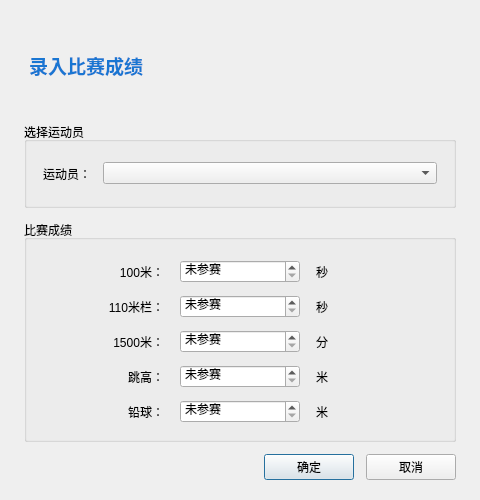
<?xml version="1.0" encoding="UTF-8"?>
<ui version="4.0">
 <class>ResultInputDialog</class>
 <widget class="QDialog" name="ResultInputDialog">
  <property name="geometry">
   <rect>
    <x>0</x>
    <y>0</y>
    <width>480</width>
    <height>500</height>
   </rect>
  </property>
  <property name="windowTitle">
   <string>成绩录入</string>
  </property>
  <layout class="QVBoxLayout" name="verticalLayout">
   <property name="spacing">
    <number>12</number>
   </property>
   <property name="leftMargin">
    <number>24</number>
   </property>
   <property name="topMargin">
    <number>24</number>
   </property>
   <property name="rightMargin">
    <number>24</number>
   </property>
   <property name="bottomMargin">
    <number>20</number>
   </property>
   <item>
    <widget class="QLabel" name="dialogTitle">
     <property name="text">
      <string>录入比赛成绩</string>
     </property>
     <property name="styleSheet">
      <string notr="true">font-size: 14pt; font-weight: bold; color: #1976D2; padding-bottom: 4px;</string>
     </property>
    </widget>
   </item>
   <item>
    <widget class="QGroupBox" name="groupBox">
     <property name="title">
      <string>选择运动员</string>
     </property>
     <layout class="QHBoxLayout" name="horizontalLayout_7">
      <property name="spacing">
       <number>12</number>
      </property>
      <property name="leftMargin">
       <number>16</number>
      </property>
      <property name="topMargin">
       <number>16</number>
      </property>
      <property name="rightMargin">
       <number>16</number>
      </property>
      <property name="bottomMargin">
       <number>16</number>
      </property>
      <item>
       <widget class="QLabel" name="label_0">
        <property name="text">
         <string>运动员：</string>
        </property>
        <property name="alignment">
         <set>Qt::AlignRight|Qt::AlignTrailing|Qt::AlignVCenter</set>
        </property>
       </widget>
      </item>
      <item>
       <widget class="QComboBox" name="comboAthlete">
        <property name="minimumSize">
         <size>
          <width>200</width>
          <height>0</height>
         </size>
        </property>
        <property name="sizePolicy">
         <sizepolicy hsizetype="Expanding" vsizetype="Fixed">
          <horstretch>0</horstretch>
          <verstretch>0</verstretch>
         </sizepolicy>
        </property>
       </widget>
      </item>
     </layout>
    </widget>
   </item>
   <item>
    <widget class="QGroupBox" name="groupBox_2">
     <property name="title">
      <string>比赛成绩</string>
     </property>
     <layout class="QGridLayout" name="gridLayout">
      <property name="horizontalSpacing">
       <number>16</number>
      </property>
      <property name="verticalSpacing">
       <number>12</number>
      </property>
      <property name="leftMargin">
       <number>16</number>
      </property>
      <property name="topMargin">
       <number>20</number>
      </property>
      <property name="rightMargin">
       <number>16</number>
      </property>
      <property name="bottomMargin">
       <number>16</number>
      </property>
      <item row="0" column="0">
       <widget class="QLabel" name="label_1">
        <property name="text">
         <string>100米：</string>
        </property>
        <property name="alignment">
         <set>Qt::AlignRight|Qt::AlignTrailing|Qt::AlignVCenter</set>
        </property>
       </widget>
      </item>
      <item row="0" column="1">
       <widget class="QDoubleSpinBox" name="spin100m">
        <property name="decimals">
         <number>2</number>
        </property>
        <property name="maximum">
         <double>20.00</double>
        </property>
        <property name="singleStep">
         <double>0.10</double>
        </property>
        <property name="value">
         <double>0.00</double>
        </property>
        <property name="specialValueText">
         <string>未参赛</string>
        </property>
       </widget>
      </item>
      <item row="0" column="2">
       <widget class="QLabel" name="label_1u">
        <property name="text">
         <string>秒</string>
        </property>
       </widget>
      </item>
      <item row="1" column="0">
       <widget class="QLabel" name="label_2">
        <property name="text">
         <string>110米栏：</string>
        </property>
        <property name="alignment">
         <set>Qt::AlignRight|Qt::AlignTrailing|Qt::AlignVCenter</set>
        </property>
       </widget>
      </item>
      <item row="1" column="1">
       <widget class="QDoubleSpinBox" name="spin110mh">
        <property name="decimals">
         <number>2</number>
        </property>
        <property name="maximum">
         <double>25.00</double>
        </property>
        <property name="singleStep">
         <double>0.10</double>
        </property>
        <property name="specialValueText">
         <string>未参赛</string>
        </property>
       </widget>
      </item>
      <item row="1" column="2">
       <widget class="QLabel" name="label_2u">
        <property name="text">
         <string>秒</string>
        </property>
       </widget>
      </item>
      <item row="2" column="0">
       <widget class="QLabel" name="label_3">
        <property name="text">
         <string>1500米：</string>
        </property>
        <property name="alignment">
         <set>Qt::AlignRight|Qt::AlignTrailing|Qt::AlignVCenter</set>
        </property>
       </widget>
      </item>
      <item row="2" column="1">
       <widget class="QDoubleSpinBox" name="spin1500m">
        <property name="decimals">
         <number>2</number>
        </property>
        <property name="maximum">
         <double>10.00</double>
        </property>
        <property name="singleStep">
         <double>0.10</double>
        </property>
        <property name="specialValueText">
         <string>未参赛</string>
        </property>
       </widget>
      </item>
      <item row="2" column="2">
       <widget class="QLabel" name="label_3u">
        <property name="text">
         <string>分</string>
        </property>
       </widget>
      </item>
      <item row="3" column="0">
       <widget class="QLabel" name="label_4">
        <property name="text">
         <string>跳高：</string>
        </property>
        <property name="alignment">
         <set>Qt::AlignRight|Qt::AlignTrailing|Qt::AlignVCenter</set>
        </property>
       </widget>
      </item>
      <item row="3" column="1">
       <widget class="QDoubleSpinBox" name="spinHighJump">
        <property name="decimals">
         <number>2</number>
        </property>
        <property name="maximum">
         <double>3.00</double>
        </property>
        <property name="singleStep">
         <double>0.01</double>
        </property>
        <property name="specialValueText">
         <string>未参赛</string>
        </property>
       </widget>
      </item>
      <item row="3" column="2">
       <widget class="QLabel" name="label_4u">
        <property name="text">
         <string>米</string>
        </property>
       </widget>
      </item>
      <item row="4" column="0">
       <widget class="QLabel" name="label_5">
        <property name="text">
         <string>铅球：</string>
        </property>
        <property name="alignment">
         <set>Qt::AlignRight|Qt::AlignTrailing|Qt::AlignVCenter</set>
        </property>
       </widget>
      </item>
      <item row="4" column="1">
       <widget class="QDoubleSpinBox" name="spinShotPut">
        <property name="decimals">
         <number>2</number>
        </property>
        <property name="maximum">
         <double>30.00</double>
        </property>
        <property name="singleStep">
         <double>0.10</double>
        </property>
        <property name="specialValueText">
         <string>未参赛</string>
        </property>
       </widget>
      </item>
      <item row="4" column="2">
       <widget class="QLabel" name="label_5u">
        <property name="text">
         <string>米</string>
        </property>
       </widget>
      </item>
     </layout>
    </widget>
   </item>
   <item>
    <layout class="QHBoxLayout" name="horizontalLayout_8">
     <property name="spacing">
      <number>12</number>
     </property>
     <item>
      <spacer name="horizontalSpacer">
       <property name="orientation">
        <enum>Qt::Horizontal</enum>
       </property>
       <property name="sizeHint" stdset="0">
        <size>
         <width>40</width>
         <height>20</height>
        </size>
       </property>
      </spacer>
     </item>
     <item>
      <widget class="QPushButton" name="btnOK">
       <property name="text">
        <string>确定</string>
       </property>
       <property name="default">
        <bool>true</bool>
       </property>
       <property name="minimumSize">
        <size>
         <width>90</width>
         <height>0</height>
        </size>
       </property>
      </widget>
     </item>
     <item>
      <widget class="QPushButton" name="btnCancel">
       <property name="text">
        <string>取消</string>
       </property>
       <property name="minimumSize">
        <size>
         <width>90</width>
         <height>0</height>
        </size>
       </property>
      </widget>
     </item>
    </layout>
   </item>
  </layout>
 </widget>
 <resources/>
 <connections>
  <connection>
   <sender>btnOK</sender>
   <signal>clicked()</signal>
   <receiver>ResultInputDialog</receiver>
   <slot>accept()</slot>
  </connection>
  <connection>
   <sender>btnCancel</sender>
   <signal>clicked()</signal>
   <receiver>ResultInputDialog</receiver>
   <slot>reject()</slot>
  </connection>
 </connections>
</ui>
